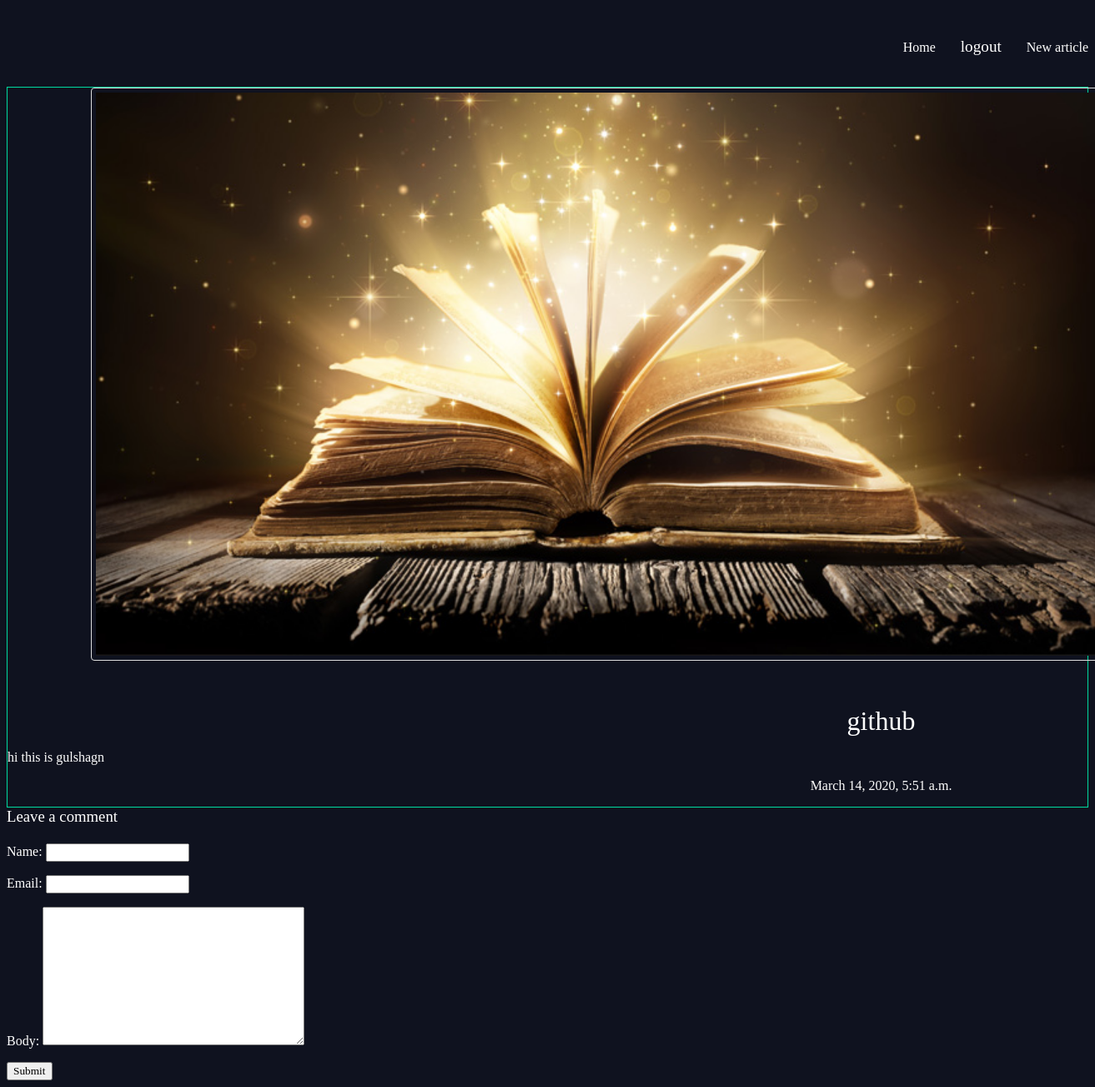
Screenshot of /articles/git-hub/ (signed in) with the database file from the repository.
### articles/models.py (models this page shows, shortened)
class Articles(models.Model):
    title=models.CharField(max_length=100)
    slug=models.SlugField()
    body=models.TextField()
    date=models.DateTimeField(auto_now_add=True)
    thumb=models.ImageField(default='default.png',blank=True)
    author=models.ForeignKey(User,default=None,on_delete=models.CASCADE)

### articles/views.py (the view)
# urls.py: path('<slug:slug>/',views.article_detail,name="detail"),
@login_required(login_url="/accounts/login")
def article_detail(request,slug):
    articles=Articles.objects.get(slug=slug)
    comments = articles.comments.filter(active=True)
    new_comment = None
    if request.method == 'POST':
        comment_form = forms.CommentForm(data=request.POST)
        if comment_form.is_valid():
            new_comment = comment_form.save(commit=False)
            new_comment.post = articles
            new_comment.save()
    else:
        comment_form = forms.CommentForm()
    return render(request,'article_detail.html',{'article':articles,
                                                 'comments': comments,
                                                 'new_comment': new_comment,
                                                 'comment_form': comment_form})

### articles/forms.py
class CommentForm(forms.ModelForm):
    class Meta:
        model = models.Comment
        fields = ('name', 'email', 'body')

### articles/templates/article_detail.html (shortened to what this page needs)
{% extends 'base.html' %}
{% block content %}
<div class="article-detail">
    <div class="article">
        <img src="{{article.thumb.url}}">
        <h2>{{article.title}}</h2>
        <p>
            {{article.body}}
        </p>
        <p class="date">
            {{article.date}}
        </p>
    </div>
    <div class="col-md-8 card mb-4  mt-3 ">
      <div class="card-body">
        {% if new_comment %}
        <div class="alert alert-success" role="alert">
          Your comment is awaiting moderation
        </div>
        {% else %}
        <h3>Leave a comment</h3>
        <form method="post" style="margin-top: 1.3em;">
          {{ comment_form.as_p }}
          <button type="submit" class="btn btn-primary  btn-lg">Submit</button>
        </form>
        {% endif %}
      </div>
    </div>
  </div>
{% endblock %}

### assets/styles.css (style rules this page uses)
body { background-color:#0f121f; background-repeat-y:no-repeat; color:#fff; background-image:/static/hero-image.jpg; }
body * { font-family:Ubuntu; }
h1,h2,h3,h4,h5 { font-weight:normal; margin:0; }
img { border: 1px solid #ddd; border-radius: 4px; padding: 5px; width:1200px; margin-left:100px; }
.article { padding:10px; border:1px solid #00dba0; position:relative; padding-bottom:40px; }
.article-detail .article { padding:0px; }
.article-detail .article img { max-width:100%; }
.article-detail .article h2 { text-align:center; margin-left:800px; margin-top:50px; font-size:2em; }
.date { text-align:center; margin-left:800px; }

### rows the page displays
Articles: thumb (picture), title "github", body "hi this is gulshagn", date "March 14, 2020, 5:51 a.m."
